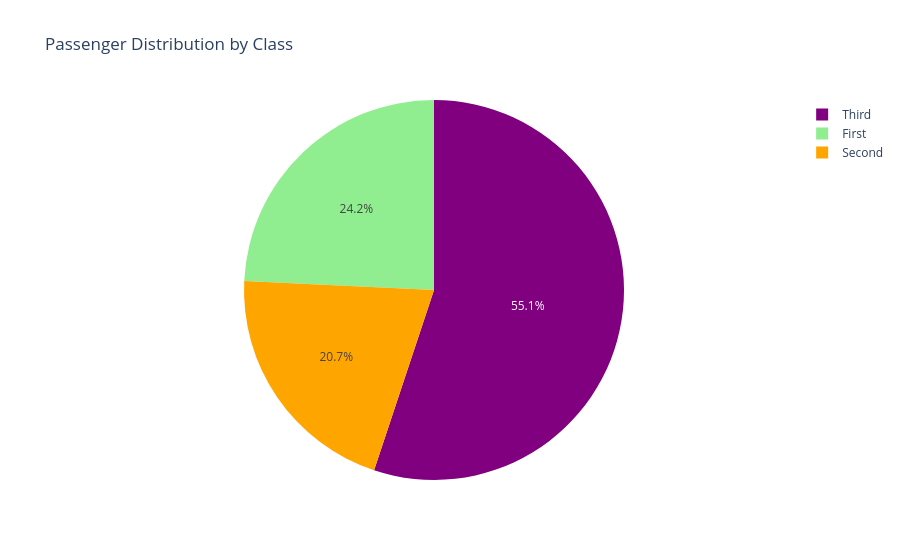

Source (notebook cell):
### Markdown cell above
# Part 4: Pie Chart passengers vs clasess
Create a pie chart a using the Titanic dataset to show the distribution of passengers across different passenger classes.
The  output is a pie chart that shows the proportion of passengers by ticket class (pclass), using a summary DataFrame with columns ["pclass", "count"]. Then create the chart with names="pclass", values="count" [ 4 marks].

### Code cell
import plotly.express as px
fig = px.pie( names=["A","B","C"], values=[10,20,30])
fig = px.pie(
    class_count,
    names='pclass',
    values='count',
    title='Passenger Distribution by Class'
)

fig.update_traces(
    marker=dict(colors=["purple", "lightgreen", "orange"])
)

fig.show()

### Figure 1 — Plotly figure (JSON) as saved in the notebook; plotly's stock layout.template omitted (floating-point values rounded to 4 significant figures)
{"data": [{"domain": {"x": [0, 1], "y": [0, 1]}, "hovertemplate": "pclass=%{label}<br>count=%{value}<extra></extra>", "labels": ["Third", "First", "Second"], "legendgroup": "", "marker": {"colors": ["purple", "lightgreen", "orange"]}, "name": "", "showlegend": true, "type": "pie", "values": [491, 216, 184]}], "layout": {"legend": {"tracegroupgap": 0}, "title": {"text": "Passenger Distribution by Class"}}}
